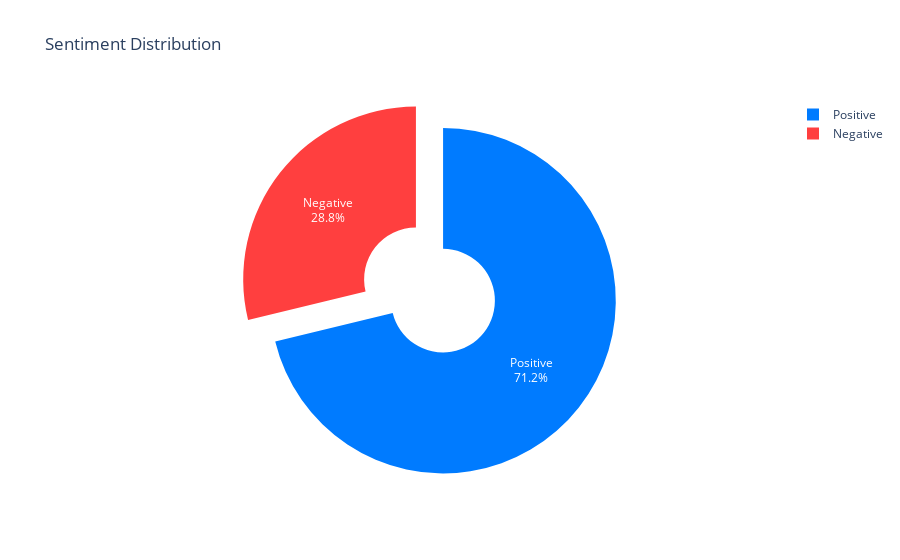

Write notebook code for a chart like this one.
### Code cell
import plotly.express as px

sentiment_counts = data['Sentiment_Type'].value_counts().reset_index()
sentiment_counts.columns = ['Sentiment', 'Count']

colors = {
    'Positive': '#007BFF',   
    'Negative': '#FF3F3F',   
}

fig = px.pie(

     sentiment_counts,
    names='Sentiment',
    values='Count',
    title="Sentiment Distribution",
    hole=0.3,
    color='Sentiment',
    color_discrete_map=colors
  
)




fig.update_traces(pull=[0.1, 0.1, 0.1], textinfo='percent+label')

fig.show()

### Figure 1 — Plotly figure (JSON) as saved in the notebook; plotly's stock layout.template omitted (floating-point values rounded to 4 significant figures)
{"data": [{"customdata": [["Positive"], ["Negative"]], "domain": {"x": [0, 1], "y": [0, 1]}, "hole": 0.3, "hovertemplate": "Sentiment=%{customdata[0]}<br>Count=%{value}<extra></extra>", "labels": ["Positive", "Negative"], "legendgroup": "", "marker": {"colors": ["#007BFF", "#FF3F3F"]}, "name": "", "pull": [0.1, 0.1, 0.1], "showlegend": true, "textinfo": "percent+label", "type": "pie", "values": [3901, 1577]}], "layout": {"legend": {"tracegroupgap": 0}, "title": {"text": "Sentiment Distribution"}}}
